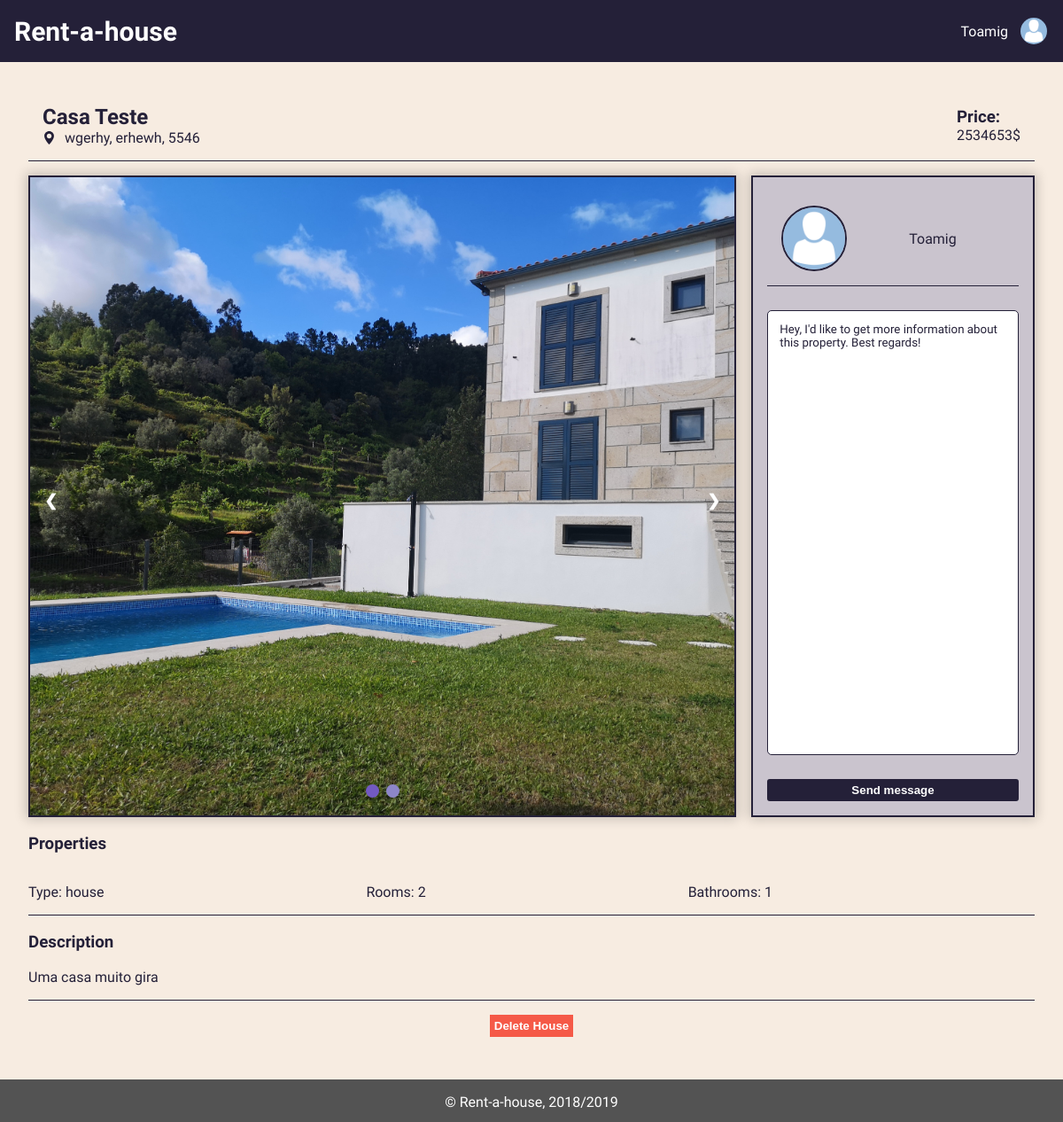
Page /pages/house.php?id=7 (signed in) on the committed database.
### tables this page shows
CREATE TABLE house (
  id INTEGER PRIMARY KEY AUTOINCREMENT,
  type VARCHAR,
  room INTEGER,
  bathroom INTEGER,
  price DOUBLE,
  published DATE,
  address VARCHAR, 
  location VARCHAR,
  state VARCHAR,
  postCode VARCHAR,  
  description VARCHAR,
  title VARCHAR,
  owner VARCHAR REFERENCES user
);

CREATE TABLE houseimages (
  id INTEGER PRIMARY KEY AUTOINCREMENT,
  houseID integer REFERENCES house,
  image VARCHAR
);

CREATE TABLE user (
  username VARCHAR PRIMARY KEY,
  email VARCHAR UNIQUE,
  password VARCHAR,
  name VARCHAR,
  phoneNumber VARCHAR UNIQUE,
  image VARCHAR
);

### database/db_utils.php (called while the page is built, shortened)
<?php
    include_once('connection.php');
    function getUserUsername($username){
        global $db;
        $stmt = $db->prepare("SELECT * FROM user WHERE username='".$username."'");
        $stmt->execute();
        $aux = $stmt->fetch();
        return $aux;
    }
    function getHouse($id){
        global $db;
        $stmt = $db->prepare("SELECT * FROM house WHERE id='".$id."'");
        $stmt->execute();
        $aux = $stmt->fetch();
        return $aux;
    }
    function getHouseImages($houseID){
        global $db;
        $stmt = $db->prepare("SELECT * FROM houseimages  WHERE houseID = '".$houseID."'");
        $stmt->execute();
        $aux = $stmt->fetchAll();
        return $aux;
    }
?>

### pages/house.php (the view, shortened to what this page needs)
<?php
    include_once('../templates/templates.php');
    include_once('../database/db_utils.php');
    if(isset($_GET['id'])){
        $id = $_GET['id'];
        $house = getHouse($id);
        $owner = getUserUsername($house['owner']);
        $images = getHouseImages($id);
        if($house){
?>
        <article class="house-body">
            <div id="house-header">
                <div id="house-title">
                    <h2><?=$house["title"]?></h2>
                    <div id="house-location">
                        <p><?=$house["address"].", ".$house["state"].", ".$house["postCode"]?></p>
                    </div>
                </div>
                <div id="house-value">
                    <h3>Price:</h3>
                    <p><?=$house["price"]?>$</p>
                </div>
            </div>
            <section id="house-image-contact">
                <div class="slideshow-container">
                    <?php for($i = 0; $i < count($images); $i++) { ?>
                        <div class="mySlides fade">
                            <img class="slide-image" src="../images/houses/<?=$images[$i]['image']?>">
                        </div>
                    <?php } ?>
                    <a class="prev" onclick="plusSlides(-1)">&#10094;</a>
                    <a class="next" onclick="plusSlides(1)">&#10095;</a>
                    <div class="dots-container">
                        <?php for($i = 1; $i <= count($images); $i++) { ?>
                            <span class="dot" onclick="currentSlide(<?=$i?>)"></span>
                        <?php } ?>
                    </div>
                </div>
                <div id="house-contact-owner">
                    <div id="owner-info">
                        <img src="../images/users/<?=$owner['image']?>" alt="OwnerImg">
                        <a><?=$owner['username']?></a>
                    </div>
                    <form method="post" onsubmit="sendMessage()">
                        <textarea id="msg" name="msg" cols="auto" rows="auto" value="Hey, I'd like to get more information about this property. Best regards!">Hey, I'd like to get more information about this property. Best regards!</textarea>
                        <input type="submit" name="send-message" value="Send message">
                    </form>
                </div>
            </section>
            <div id="house-info">
                <div id="house-properties-wrapper">
                    <h3>Properties</h3>
                    <div id="house-properties">
                        <p>Type: <?=$house["type"]?></p>
                        <p>Rooms: <?=$house["room"]?></p>
                        <p>Bathrooms: <?=$house["bathroom"]?></p>
                    </div>
                </div>
                <div id="house-description">
                    <h3>Description</h3>
                    <p><?=$house["description"]?></p>
                </div>
            </div>
            <?php if(isset($_SESSION['username']) && $_SESSION['username'] == $owner['username']){ ?>
            <form action="../actions/deletehouse_action.php" method="post">
                <input class="delete-btn" type="submit" name="submit-delete" value="Delete House">
            </form>
            <?php } ?>
        </article>
<?php
        }
        else{
            header('Location: home.php');
        }
    }
    else{
        header('Location: home.php');
    }
?>

### css/style.css (style rules this page uses)
:root { --main-color-1: #242038; --main-color-2: #725AC1; --main-color-3: #8D86C9; --main-color-4: #CAC4CE; --main-color-5: #F7ECE1; --main-color-6: white; --main-color-7: rgba(0,0,0,.2); --main-color-8: black; --main-color-9: rgb(83, 83, 83); --error: rgb(245, 89, 71); --success: rgb(75,181,67); }
html { margin: 0; padding: 0; width: 100%; }
body { display: flex; flex-direction: column; font-family: 'Exo 2', sans-serif; background-color: var(--main-color-5); color: var(--main-color-1); margin: 0; padding: 0; min-height: 100vh; width: 100%; }
.house-body { flex: auto; padding: 2em; display: flex; flex-direction: column; }
#house-header { display: flex; flex-direction: row; border-bottom: 1px solid var(--main-color-1); margin-bottom: 1em; }
#house-title { padding: 1em; border-radius: 10px; margin: auto auto auto 0; float: right; }
#house-title h2 { margin: auto; color: var(--main-color-1) }
#house-title p { color: var(--main-color-1); margin: auto 0; }
#house-location { margin: auto; display: flex; flex-direction: row; vertical-align: middle; }
#house-location svg { fill: var(--main-color-1); width: 15px; margin-right: 10px; }
#house-value { padding: 1em; border-radius: 10%; margin: auto 0 auto auto; float: left; }
#house-value h3 { margin: auto; color: var(--main-color-1); }
#house-value p { margin: auto; color: var(--main-color-1); }
#house-image-contact { display: flex; flex-direction: row; }
.slideshow-container { border: 2px solid var(--main-color-1); margin: auto auto auto 0; float: left; width: 70%; height: 45em; box-shadow: 0 0 0.8rem 0.2rem var(--main-color-7); margin-right: 1em; position: relative; }
.mySlides { display: none; }
.slide-image { width: 100%; height: 45em; object-fit: cover; vertical-align: middle; }
.prev, .next { cursor: pointer; position: absolute; top: 50%; width: auto; margin-top: -22px; padding: 16px; color: var(--main-color-6); font-weight: bold; font-size: 18px; transition: 0.6s ease; border-radius: 0 3px 3px 0; user-select: none; }
.next { right: 0; border-radius: 3px 0 0 3px; }
.dots-container { text-align: center; position: absolute; bottom: 0; left: 0; right: 0; margin: 1em; }
.dot { cursor: pointer; height: 15px; width: 15px; margin: 0 2px; background-color: var(--main-color-3); border-radius: 50%; display: inline-block; transition: background-color 0.5s ease; }
.active, .dot:hover { background-color: var(--main-color-2); }
.fade { -webkit-animation-name: fade; -webkit-animation-duration: 0.5s; animation-name: fade; animation-duration: 0.5s; }
#house-contact-owner { border: 2px solid var(--main-color-1); float: right; margin: 0 0 0 auto; display: flex; flex-direction: column; background-color: var(--main-color-4); width: 25%; padding: 1em; box-shadow: 0 0 0.8rem 0.2rem var(--main-color-7); }
#owner-info { display: flex; flex-direction: row; padding: 1em; border-bottom: 1px solid var(--main-color-1); }
#owner-info img { border: 2px solid var(--main-color-1); vertical-align: middle; object-fit: cover; object-position: center; border-radius: 50%; width: 70px; height: 70px; margin-right: 1em; }
#owner-info a { width: 80%; text-align: center; margin: auto 0; }
#house-contact-owner form { display: flex; flex-direction: column; flex: auto; }
#house-contact-owner form textarea { border: 1px solid var(--main-color-1); font-family: 'Exo 2', sans-serif; border-radius: 5px; color: var(--main-color-1); padding: 1em; margin-top: 2em; resize: none; flex: auto; }
#house-contact-owner form :nth-child(3) { background-color: var(--main-color-1); border-radius: 3px; display: inline-block; cursor: pointer; color: var(--main-color-6); font-weight: bold; text-decoration: none; border: none; margin-top: 2em; padding: 5px; transition: background-color 0.5s; }
#house-properties-wrapper { border-bottom: 1px solid var(--main-color-1); }
#house-properties { display: flex; flex-direction: row; }
#house-properties p { flex: auto; }
#house-description { text-align: justify; border-bottom: 1px solid var(--main-color-1); }
.house-body>form { text-align: center; margin: 1em; }
.house-body>form input { text-align: center; min-width: 80px; }
.delete-btn { background-color: var(--error); display: inline-block; cursor: pointer; color: var(--main-color-6); font-weight: bold; padding: 5px; text-decoration: none; border: none; transition: background-color 0.5s; position: relative; }

### rows in the picture
house: title "Casa Teste", address "wgerhy", state "erhewh", postCode "5546", price "2534653", type "house", room "2", bathroom "1", description "Uma casa muito gira"
houseimages: image (picture)
user: image (placeholder picture), username "Toamig"

### other values in the picture
$_SESSION['username'] "Toamig"
